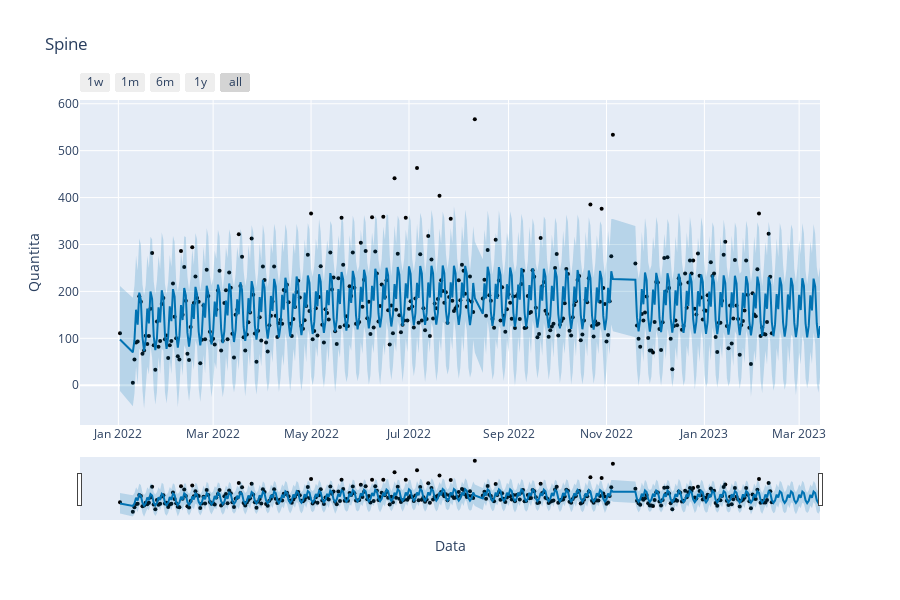

Notebook source saved alongside this figure:
### Code cell
######################### Dynamic PLOT ###############################
from prophet.plot import plot_plotly
from datetime import datetime

fig = plot_plotly(model, forecast)
fig.update_layout( 
                  yaxis_title="Quantita",
                  xaxis_title="Data",
                  title="Spine",
                  )
#################### vertical line ############
#fig.add_vline(x=datetime.today(), line_width=3, line_dash="dash", line_color="red")
##############################################
#st.plotly_chart(fig)

fig

### Figure 1 — Plotly figure (JSON) as saved in the notebook; plotly's stock layout.template omitted (floating-point values rounded to 4 significant figures; data arrays with more than 128 entries replaced by an {"elided": "..."} marker saying what was removed)
{"data": [{"marker": {"color": "black", "size": 4}, "mode": "markers", "name": "Actual", "type": "scatter", "x": {"elided": "383 str values"}, "y": {"elided": "383 float values"}}, {"hoverinfo": "skip", "line": {"width": 0}, "mode": "lines", "type": "scatter", "x": {"elided": "413 str values"}, "y": {"elided": "413 float values"}}, {"fill": "tonexty", "fillcolor": "rgba(0, 114, 178, 0.2)", "line": {"color": "#0072B2", "width": 2}, "mode": "lines", "name": "Predicted", "type": "scatter", "x": {"elided": "413 str values"}, "y": {"elided": "413 float values"}}, {"fill": "tonexty", "fillcolor": "rgba(0, 114, 178, 0.2)", "hoverinfo": "skip", "line": {"width": 0}, "mode": "lines", "type": "scatter", "x": {"elided": "413 str values"}, "y": {"elided": "413 float values"}}], "layout": {"height": 600, "showlegend": false, "title": {"text": "Spine"}, "width": 900, "xaxis": {"rangeselector": {"buttons": [{"count": 7, "label": "1w", "step": "day", "stepmode": "backward"}, {"count": 1, "label": "1m", "step": "month", "stepmode": "backward"}, {"count": 6, "label": "6m", "step": "month", "stepmode": "backward"}, {"count": 1, "label": "1y", "step": "year", "stepmode": "backward"}, {"step": "all"}]}, "rangeslider": {"visible": true}, "title": {"text": "Data"}, "type": "date"}, "yaxis": {"title": {"text": "Quantita"}}}}
